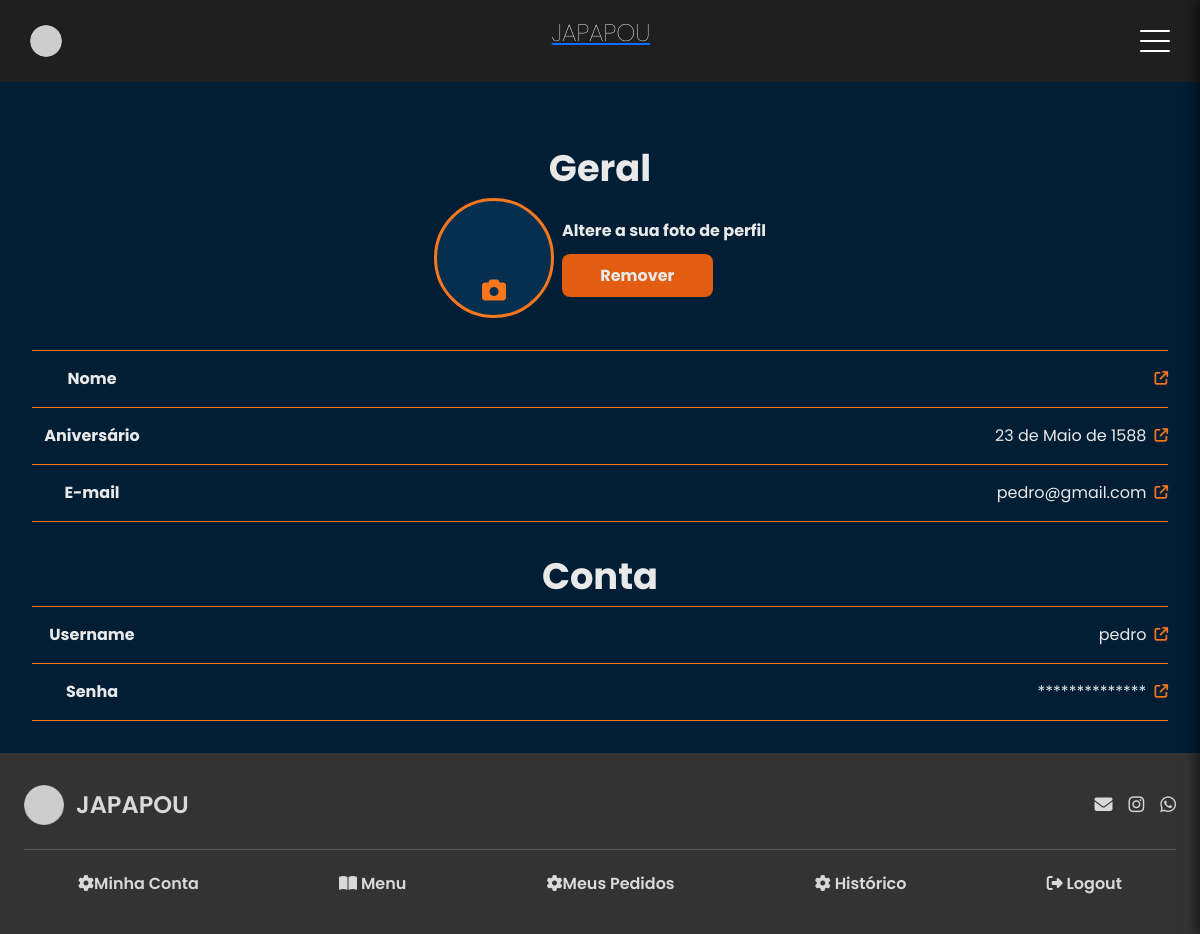
The page /client/profile/ (signed in) on the database its author committed.
### japapou/models/user.py (models this page shows)
class CustomUser(AbstractUser):
    class TipoUsuario(models.TextChoices):
        CLIENT = 'CLIENT', 'Client'
        DELIVERY_MAN = 'DELIVERY_MAN', 'Delivery_man'
        MANAGER = 'MANAGER', 'Manager'
    tipo_usuario = models.CharField(
        max_length=20,
        choices=TipoUsuario.choices, # gera uma lista de tuplas que é o formato que o django espera para o menu dropdown
        default=TipoUsuario.MANAGER,
        null=True,
        blank=True
    )
    telefone = models.CharField(max_length=20, blank=True)
    endereco = models.CharField(max_length=255, blank=True)
    cpf = models.CharField(max_length=14, blank=True)
    data_nascimento = models.DateField(null=True, blank=True)
    foto_perfil = models.ImageField(upload_to='perfil/', blank=True, null=True)
    cnh = models.CharField(max_length=10, blank=True)
    modelo_moto = models.CharField(max_length=20, blank=True)
    cor_moto = models.CharField(max_length=10, blank=True)
    Placa_moto = models.CharField(max_length=10, blank=True)

### japapou/views/client_views/profile_view.py (the view)
# urls.py: path("profile/", client_profile_view, name="client_profile"),
@login_required
@permission_required('japapou.view_customuser', login_url='login')
def client_profile_view(request):
    if not request.user.tipo_usuario == "CLIENT":
        return redirect("login")  # Redireciona se não for cliente
    user = request.user
    if request.method == "POST":
        form = VisitorRegisterForm(request.POST, instance=user)
        if form.is_valid():
            form.save()
            return redirect("profile")  # Redireciona após salvar
    else:
        form = VisitorRegisterForm(instance=user)
    return render(request, "client/profile.html", {"form": form, "user": user})

### japapou/templates/client/profile.html (shortened to what this page needs)
{% extends 'base.html' %}
{% load static %}
{% block extra_head %}
  <link rel="stylesheet" href="{% static 'css/manager/profile.css' %}" />
{% endblock %}
{% block content %}
  <h2 class="section-title">Geral</h2>
  <section>
    <div class="foto-perfil">
      <form method="post" enctype="multipart/form-data">
        <div class="foto-container">
          <label for="fileInput">
            <div class="icone-camera">
              <i class="fa-solid fa-camera"></i>
            </div>
          </label>
        </div>
        <div>
          <p class="foto-label">Altere a sua foto de perfil</p>
          <button type="button" id="removeImageBtn">Remover</button>
        </div>
      </form>
    </div>
  </section>
  <section>
    <ul class="informacoes">
      <li>
        <strong>Nome</strong>
        <div class="value-with-icon">
          <a href="#" class="edit-icon" title="Editar"><i class="fa-solid fa-arrow-up-right-from-square"></i></a>
        </div>
      </li>
      <li>
        <strong>Aniversário</strong>
        <div class="value-with-icon">
          <span>{{ user.data_nascimento }}</span>
          <a href="#" class="edit-icon" title="Editar"><i class="fa-solid fa-arrow-up-right-from-square"></i></a>
        </div>
      </li>
      <li>
        <strong>E-mail</strong>
        <div class="value-with-icon">
          <span>{{ user.email }}</span>
          <a href="#" class="edit-icon" title="Editar"><i class="fa-solid fa-arrow-up-right-from-square"></i></a>
        </div>
      </li>
    </ul>
  </section>
  <section>
    <h2 class="section-title">Conta</h2>
    <ul class="informacoes">
      <li>
        <strong>Username</strong>
        <div class="value-with-icon">
          <span>{{ user.username }}</span>
          <a href="#" class="edit-icon" title="Editar"><i class="fa-solid fa-arrow-up-right-from-square"></i></a>
        </div>
      </li>
      <li>
        <strong>Senha</strong>
        <div class="value-with-icon">
          <span>**************</span>
          <a href="#" class="edit-icon" title="Editar"><i class="fa-solid fa-arrow-up-right-from-square"></i></a>
        </div>
      </li>
    </ul>
  </section>
{% endblock %}

### japapou/static/css/global.css (style rules this page uses)
:root { --azul-mais-escuro: #011e34; --azul-mais-claro: #062f4f; --laranja-mais-claro: #f8761e; --laranja-mais-escuro: #e25d12; --vermelho: #981827; --darker-gray: #1f1f1f; --dark-gray: #3a3a3a; --gray: #6b6b6b; --light-gray: #a0a0a0; --lighter-gray: #c7c7c7; --lightest-gray: #e9e9e9; --light-yellow: #f0c674; }
* { margin: 0; padding: 0; box-sizing: border-box; }
html { height: 100%; }
body { background-color: var(--azul-mais-escuro); color: white; font-family: "Poppins", sans-serif; min-height: 100vh; display: flex; flex-direction: column; }

### japapou/static/css/manager/profile.css (style rules this page uses)
body { color: var(--lightest-gray); }
section { width: 100%; }
h2, .section-title { color: var(--lightest-gray); font-weight: bold; font-size: 2.3rem; margin: 2rem 0 0.5rem 0; }

### rows shown on the page
CustomUser: data_nascimento "23 de Maio de 1588", email "pedro@gmail.com", username "pedro"
